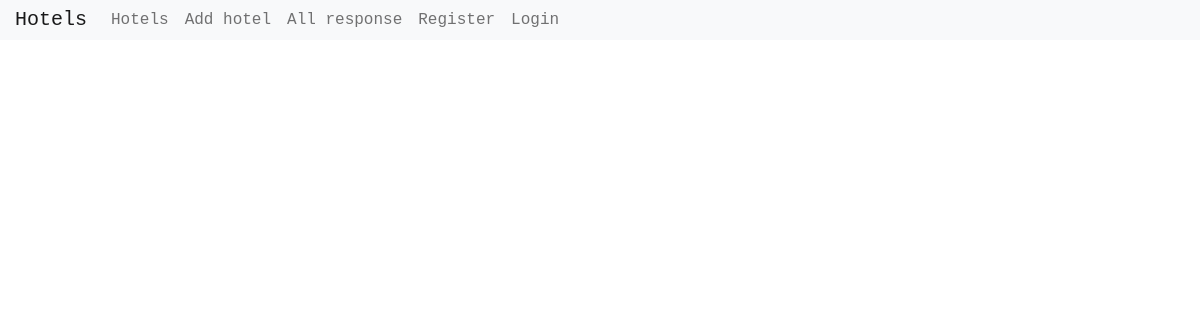
The app's page /book_list/, older data.
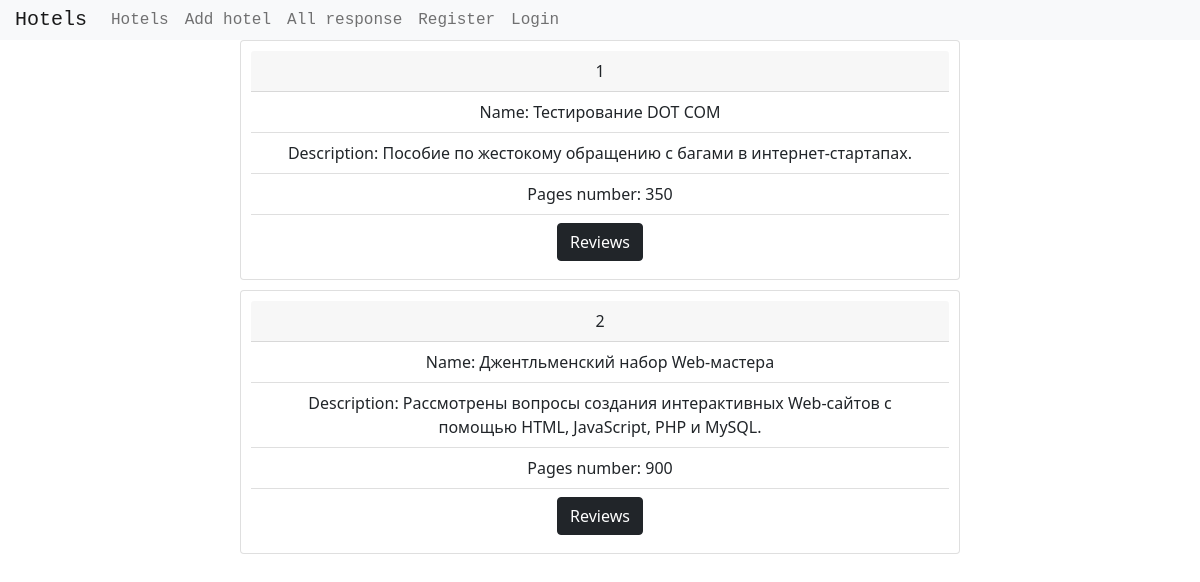
The same page, newer data.
### main/models.py (models this page shows, shortened)
class Book(models.Model):
    name = models.CharField('Название', max_length=255)
    price = models.DecimalField('Цена', max_digits=10, decimal_places=2)
    pages_number = models.IntegerField('Страницы', default=100)
    description = models.TextField('Описание', null=True, blank=True)
    class Meta:
        verbose_name = 'Книга'
        verbose_name_plural = "Книги"

### main/views.py (the view)
# urls.py: path('book_list/', views.book_list, name='book_list'),
def book_list(request):
    books = Book.objects.all()
    return render(request, 'main/book_list.html', {'books': books})

### main/templates/main/book_list.html (shortened to what this page needs)
{% extends 'main/base.html' %}
{%block content%}
{% for book in books %}
    <div class="review card">
      <div class="card-header">
        {{book.id}}
      </div>
      <ul class="list-group list-group-flush">
        <li class="list-group-item">Name: {{book.name}}</li>
        <li class="list-group-item">Description: {{book.description}}</li>
        <li class="list-group-item">Pages number: {{book.pages_number}}</li>
        <li class="list-group-item">
            <a class="btn btn-dark" href="{% url 'book_review_list' book_id=book.id %}" role="button">Reviews</a>
        </li>
      </ul>
    </div>
{% endfor %}
{% endblock %}

Row changes from the older to the newer data that the page shows:
added Book: id "1", name "Тестирование DOT COM", description "Пособие по жестокому обращению с багами в интернет-стартапах.", pages_number "350"
added Book: id "2", name "Джентльменский набор Web-мастера", description "Рассмотрены вопросы создания интерактивных Web-сайтов с помощью HTML, JavaScript, PHP и MySQL.", pages_number "900"
